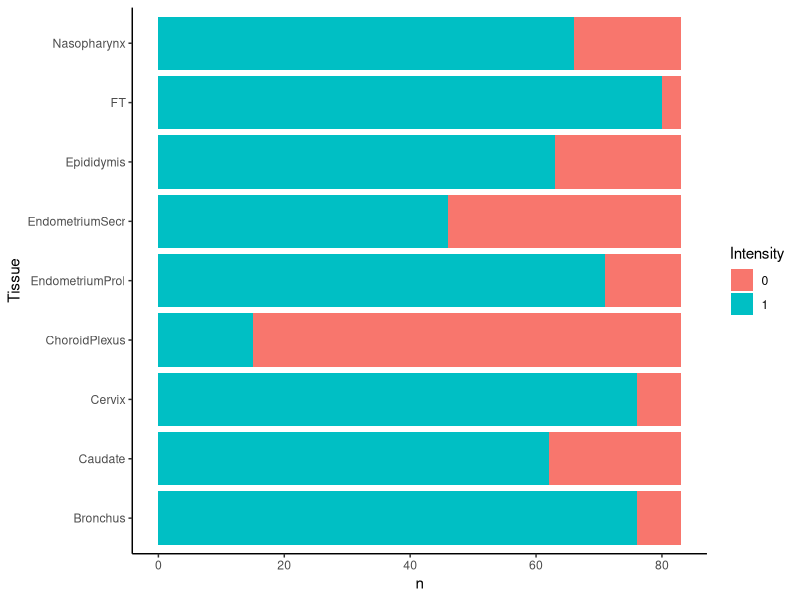

Write the R code that produced this figure.
## Script name: Vennpieagram_GO_reliability
##
## Purpose of script: Make overlaying pie-diagrams that will show the different GO terms present
##                    on each gene as well as what NeXtProt evidence and which 
##
## Author: Rutger Schutten
##
## Date Created: 2021-12-13
##
## Copyright (c) Rutger Schutten, 2022
## Email: rutger.schutten@igp.uu.se
##
## --------------------------- ##
##
## Notes:
##   
##
## --------------------------- ##

####Data preparation####
library('tidyverse')
library('data.table')
library(dplyr)
#library(forcats)
library(tidyr)
# setwd("/Users/thasu980/Documents/Rutger_upset")
#setwd("//argos.rudbeck.uu.se/MyGroups$/Gold/HPA/HPA-Research/2. Fallopian tube proteome/Figures")
#dir()

#Load dataset
input_anno <- read.csv("220503 Annotation of Cilia TMA For R.csv", sep=",", header = TRUE) 

cleaned_input <- input_anno %>% 
  select(-FT_Ext_Intensity, -FT_Ext_Structure, -FT_Ext_Quantity, -Intensity, -Structure, -Quantity) %>%
  # rename(Cervix = Cervix_Intensity, 
  #        Endometrium_Proliferative = Endometrium_Prol_Intensity, 
  #        Endometrium_Secretory = Endometrium_Secr_Intensity,
  #        Caudate = Caudate_Intensity, 
  #        Choroid_Plexus = Choroid_Plexus_Intensity, 
  #        Epididymis = Epididymis_Intensity, 
  #        Fallopian_Tube = FT_Intensity,
  #        Nasopharynx = Nasopharynx_Intensity, 
  #        Bronchus = Bronchus_Intensity) %>%
  gather(Factors, Values, -Gene) %>%  
  mutate(Factors = recode(Factors, 
                          "Endometrium_Prol_Intensity" = "EndometriumProl_Intensity",
                          "Endometrium_Prol_Structure" = "EndometriumProl_Structure", 
                          "Endometrium_Prol_Quantity" = "EndometriumProl_Quantity",
                          "Endometrium_Secr_Intensity" = "EndometriumSecr_Intensity",
                          "Endometrium_Secr_Structure" = "EndometriumSecr_Structure",
                          "Endometrium_Secr_Quantity" = "EndometriumSecr_Quantity",
                          "Choroid_Plexus_Intensity"  = "ChoroidPlexus_Intensity"  ,
                          "Choroid_Plexus_Structure" = "ChoroidPlexus_Structure" ,
                          "Choroid_Plexus_Quantity" = "ChoroidPlexus_Quantity"  )) %>%
  mutate(Factors = str_replace(Factors, "_", ".")) %>%
  separate(Factors, c("Tissue", "Element")) %>% 
  as.data.frame() %>% 
  group_by(Gene, Tissue) %>% spread(Element, Values) %>% 
  ungroup() 


### intensity staining QC
cleaned_input %>% 
  group_by(Tissue) %>% 
  count(Intensity) %>% 
  ggplot(aes(x= Tissue, y= n, fill = Intensity)) + 
  geom_bar(stat = "identity", position="stack") + 
  theme_classic() + coord_flip()
  
